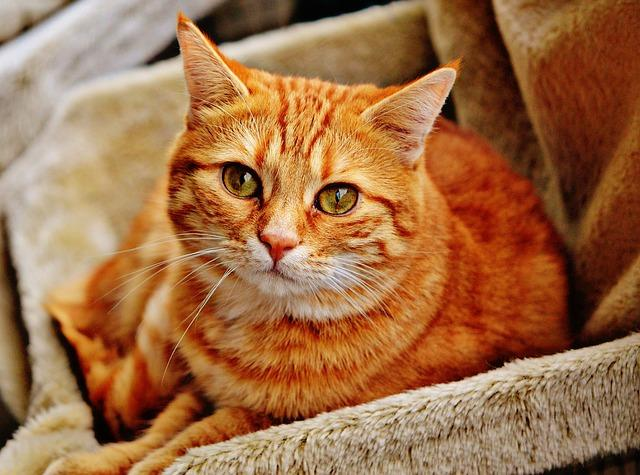
#> input picture 인터페이스 실습코드/workspace/workspace/01_python/test/cute_cat.jpg, 640 x 475 px
$ python ex04.py
#> lines starting #> are read from the running program, lines starting #| are printed output that depends on the picture
from PIL import Image

# 사각형 나타내는 정보, 좌측상단, 우측하단 좌표
# 좌측상단의 좌표와 폭과 높이 주는 것
im = Image.open("cute_cat.jpg")
#> im is the input picture: PIL image 640x475 RGB; mean R, G, B 158.9, 109.1, 69.8
cropImage = im.crop((100, 100, 150, 150)) # (좌, 상, 우, 하)
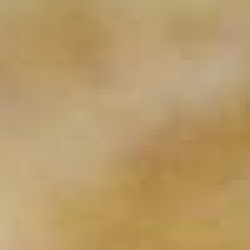
#> cropImage: PIL image 50x50 RGB (shown 5 times larger); mean R, G, B 184, 154.6, 105.1
cropImage.save('cute_cat_crop.jpg')
cropImage.show()


# 번호판, 혹은 얼굴 크롭할 때 쓰임

# 정사각형 가운데 추출하고 싶다아 센터크롭..
